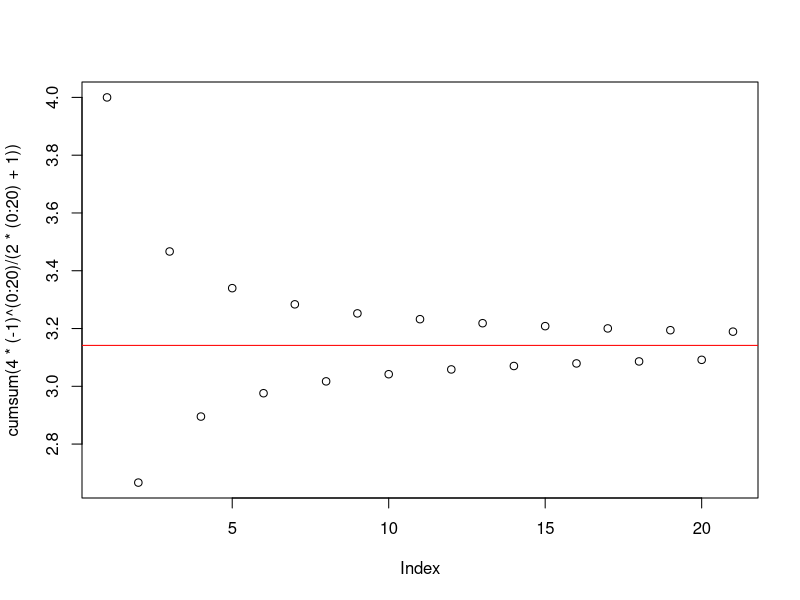

This figure's R source:
## ---- chunk 1
msg <- "Hello, world."
print(msg)
## ---- chunk 2
2^(0:10)
## ---- chunk 3
cumsum( 4 * (-1)^(0:20) / (2*(0:20)+1) )
## ---- chunk 4
plot(cumsum( 4 * (-1)^(0:20) / (2*(0:20)+1) ))
abline(h=pi, col='red')
## ---- chunk 5
colorfunc <- "heat.colors"
# colorfunc <- "terrain.colors"
